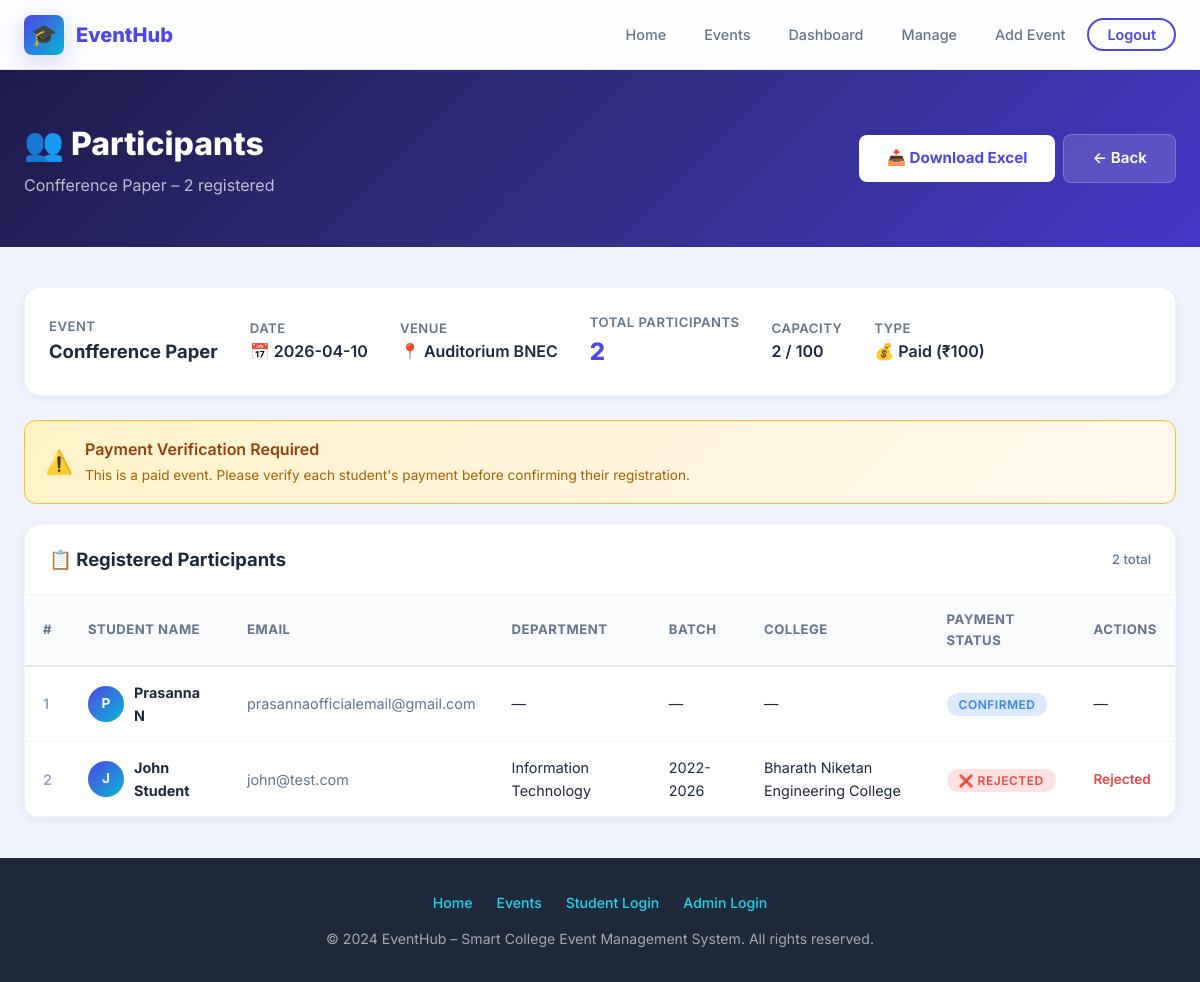
The app's page /participants/3 (signed in) with its own data.
### tables this page shows
CREATE TABLE events (
        event_id INTEGER PRIMARY KEY AUTOINCREMENT,
        event_name TEXT NOT NULL,
        description TEXT,
        date TEXT,
        time TEXT,
        venue TEXT,
        poster TEXT,
        limit_enabled INTEGER DEFAULT 0,
        max_participants INTEGER,
        is_paid INTEGER DEFAULT 0,
        price INTEGER,
        upi_id TEXT,
        payment_qr TEXT
    );

CREATE TABLE registrations (
        reg_id INTEGER PRIMARY KEY AUTOINCREMENT,
        user_id INTEGER NOT NULL,
        event_id INTEGER NOT NULL,
        payment_status TEXT DEFAULT 'pending',
        FOREIGN KEY (user_id) REFERENCES users(id),
        FOREIGN KEY (event_id) REFERENCES events(event_id)
    );

CREATE TABLE users (
        id INTEGER PRIMARY KEY AUTOINCREMENT,
        name TEXT NOT NULL,
        email TEXT UNIQUE NOT NULL,
        password TEXT NOT NULL,
        role TEXT DEFAULT 'student'
    , department TEXT DEFAULT "", batch TEXT DEFAULT "", college_name TEXT DEFAULT "");

### app.py (the view)
@app.route('/participants/<int:event_id>')
@admin_required
def participants(event_id):
    conn = get_db()
    event = conn.execute('SELECT * FROM events WHERE event_id = ?', (event_id,)).fetchone()
    participant_list = conn.execute('''
        SELECT u.name, u.email, u.department, u.batch, u.college_name,
               r.payment_status, r.reg_id
        FROM registrations r
        JOIN users u ON r.user_id = u.id
        WHERE r.event_id = ?
        ORDER BY r.reg_id ASC
    ''', (event_id,)).fetchall()
    conn.close()
    return render_template('participants.html', event=event, participants=participant_list)

### app.py (called while the page is built)
def get_db():
    conn = sqlite3.connect('database.db')
    conn.row_factory = sqlite3.Row
    return conn

def admin_required(f):
    @wraps(f)
    def decorated(*args, **kwargs):
        if 'user_id' not in session or session.get('role') != 'admin':
            flash('Admin access required.', 'danger')
            return redirect(url_for('admin_login'))
        return f(*args, **kwargs)
    return decorated

@app.context_processor
def inject_user():
    if 'user_id' in session:
        return {
            'logged_in': True,
            'user_name': session.get('user_name', ''),
            'user_role': session.get('role', 'student')
        }
    return {'logged_in': False, 'user_name': '', 'user_role': ''}

### templates/participants.html (shortened to what this page needs)
{% extends 'base.html' %}
{% block content %}
<div class="page-header">
    <div class="container">
        <div class="page-header-content">
            <div>
                <h1>👥 Participants</h1>
                <p>{{ event.event_name }} – {{ participants|length }} registered</p>
            </div>
            <div class="action-group">
                <a href="{{ url_for('download_participants', event_id=event.event_id) }}"
                   class="btn btn-white">
                    📥 Download Excel
                </a>
                <a href="{{ url_for('manage_events') }}" class="btn btn-ghost">← Back</a>
            </div>
        </div>
    </div>
</div>
<section class="page-section">
    <div class="container">
        <div class="card mb-3">
            <div class="card-body">
                <div style="display: flex; gap: 32px; flex-wrap: wrap; align-items: center;">
                    <div>
                        <p style="font-size: 0.82rem; color: var(--text-secondary); text-transform: uppercase; font-weight: 600; letter-spacing: 0.5px;">Event</p>
                        <p style="font-size: 1.15rem; font-weight: 700;">{{ event.event_name }}</p>
                    </div>
                    {% if event.date %}
                    <div>
                        <p style="font-size: 0.82rem; color: var(--text-secondary); text-transform: uppercase; font-weight: 600; letter-spacing: 0.5px;">Date</p>
                        <p style="font-weight: 600;">📅 {{ event.date }}</p>
                    </div>
                    {% endif %}
                    {% if event.venue %}
                    <div>
                        <p style="font-size: 0.82rem; color: var(--text-secondary); text-transform: uppercase; font-weight: 600; letter-spacing: 0.5px;">Venue</p>
                        <p style="font-weight: 600;">📍 {{ event.venue }}</p>
                    </div>
                    {% endif %}
                    <div>
                        <p style="font-size: 0.82rem; color: var(--text-secondary); text-transform: uppercase; font-weight: 600; letter-spacing: 0.5px;">Total Participants</p>
                        <p style="font-size: 1.5rem; font-weight: 800; color: var(--primary);">{{ participants|length }}</p>
                    </div>
                    {% if event.limit_enabled %}
                    <div>
                        <p style="font-size: 0.82rem; color: var(--text-secondary); text-transform: uppercase; font-weight: 600; letter-spacing: 0.5px;">Capacity</p>
                        <p style="font-weight: 600;">{{ participants|length }} / {{ event.max_participants }}</p>
                    </div>
                    {% endif %}
                    <div>
                        <p style="font-size: 0.82rem; color: var(--text-secondary); text-transform: uppercase; font-weight: 600; letter-spacing: 0.5px;">Type</p>
                        <p style="font-weight: 600;">{% if event.is_paid %}💰 Paid (₹{{ event.price }}){% else %}✨ Free{% endif %}</p>
                    </div>
                </div>
            </div>
        </div>
        {% if event.is_paid %}
        <div style="background: linear-gradient(135deg, #fef3c7, #fff7ed); border: 1px solid #fbbf24; border-radius: var(--radius-md); padding: 16px 20px; margin-bottom: 20px; display: flex; align-items: center; gap: 12px;">
            <span style="font-size: 1.4rem;">⚠️</span>
            <div>
                <p style="font-weight: 600; color: #92400e; margin-bottom: 2px;">Payment Verification Required</p>
                <p style="font-size: 0.85rem; color: #a16207;">This is a paid event. Please verify each student's payment before confirming their registration.</p>
            </div>
        </div>
        {% endif %}
        {% if participants %}
            <div class="card">
                <div class="card-header">
                    <h3>📋 Registered Participants</h3>
                    <span class="participant-count">{{ participants|length }} total</span>
                </div>
                <div class="table-wrapper">
                    <table class="data-table" id="participantsTable">
                        <thead>
                            <tr>
                                <th>#</th>
                                <th>Student Name</th>
                                <th>Email</th>
                                <th>Department</th>
                                <th>Batch</th>
                                <th>College</th>
                                {% if event.is_paid %}
                                    <th>Payment Status</th>
                                    <th>Actions</th>
                                {% endif %}
                            </tr>
                        </thead>
                        <tbody>
                            {% for p in participants %}
                                <tr class="fade-in">
                                    <td style="font-weight: 600; color: var(--text-muted);">{{ loop.index }}</td>
                                    <td>
                                        <div style="display: flex; align-items: center; gap: 10px;">
                                            <div style="width: 36px; height: 36px; border-radius: 50%; background: linear-gradient(135deg, var(--primary), var(--accent)); display: flex; align-items: center; justify-content: center; color: white; font-weight: 700; font-size: 0.85rem; flex-shrink: 0;">
                                                {{ p.name[0]|upper }}
                                            </div>
                                            <strong>{{ p.name }}</strong>
                                        </div>
                                    </td>
                                    <td style="color: var(--text-secondary);">{{ p.email }}</td>
                                    <td>{{ p.department or '—' }}</td>
                                    <td>{{ p.batch or '—' }}</td>
                                    <td>{{ p.college_name or '—' }}</td>
                                    {% if event.is_paid %}
                                        <td>
                                            {% if p.payment_status == 'verified' %}
                                                <span class="badge badge-free">✅ Verified</span>
                                            {% elif p.payment_status == 'pending' %}
                                                <span class="badge badge-paid">⏳ Pending</span>
                                            {% elif p.payment_status == 'rejected' %}
                                                <span class="badge badge-full">❌ Rejected</span>
                                            {% elif p.payment_status == 'not_required' %}
                                                <span class="badge badge-open">— N/A</span>
                                            {% else %}
                                                <span class="badge badge-open">{{ p.payment_status }}</span>
                                            {% endif %}
                                        </td>
                                        <td>
                                            {% if p.payment_status == 'pending' %}
                                                <div class="actions">
                                                    <form method="POST" action="{{ url_for('verify_payment', reg_id=p.reg_id) }}" style="display:inline;">
                                                        <button type="submit" class="btn btn-sm btn-success" title="Verify Payment">
                                                            ✅ Verify
                                                        </button>
                                                    </form>
                                                    <form method="POST" action="{{ url_for('reject_payment', reg_id=p.reg_id) }}" class="delete-form" style="display:inline;">
                                                        <button type="submit" class="btn btn-sm btn-danger" title="Reject Payment">
                                                            ❌ Reject
                                                        </button>
                                                    </form>
                                                </div>
                                            {% elif p.payment_status == 'verified' %}
                                                <span style="color: var(--success); font-weight: 600; font-size: 0.85rem;">Confirmed</span>
                                            {% elif p.payment_status == 'rejected' %}
                                                <span style="color: var(--danger); font-weight: 600; font-size: 0.85rem;">Rejected</span>
                                            {% else %}
                                                —
                                            {% endif %}
                                        </td>
                                    {% endif %}
                                </tr>
                            {% endfor %}
                        </tbody>
                    </table>
                </div>
            </div>
        {% endif %}
    </div>
</section>
{% endblock %}

### static/css/style.css (style rules this page uses)
:root { --primary: #4f46e5; --primary-light: #6366f1; --primary-lighter: #818cf8; --primary-dark: #3730a3; --primary-glow: rgba(79, 70, 229, 0.15); --accent: #06b6d4; --accent-light: #22d3ee; --accent-dark: #0891b2; --secondary: #7c3aed; --secondary-light: #a78bfa; --success: #10b981; --success-light: #d1fae5; --warning: #f59e0b; --warning-light: #fef3c7; --danger: #ef4444; --danger-light: #fee2e2; --info: #3b82f6; --info-light: #dbeafe; --bg-body: #f0f4ff; --bg-card: #ffffff; --bg-card-hover: #fafbff; --text-primary: #1e293b; --text-secondary: #64748b; --text-muted: #94a3b8; --border: #e2e8f0; --border-light: #f1f5f9; --shadow-sm: 0 1px 3px rgba(0, 0, 0, 0.06), 0 1px 2px rgba(0, 0, 0, 0.04); --shadow-md: 0 4px 16px rgba(0, 0, 0, 0.08); --shadow-lg: 0 10px 40px rgba(0, 0, 0, 0.1); --shadow-xl: 0 20px 60px rgba(0, 0, 0, 0.12); --shadow-primary: 0 8px 30px rgba(79, 70, 229, 0.25); --shadow-card: 0 2px 12px rgba(0, 0, 0, 0.06); --radius-sm: 8px; --radius-md: 12px; --radius-lg: 16px; --radius-xl: 24px; --radius-full: 9999px; --transition: all 0.3s cubic-bezier(0.4, 0, 0.2, 1); --transition-fast: all 0.15s ease; --navbar-height: 70px; --max-width: 1280px; }
*, *::before, *::after { margin: 0; padding: 0; box-sizing: border-box; }
html { scroll-behavior: smooth; -webkit-font-smoothing: antialiased; -moz-osx-font-smoothing: grayscale; }
body { font-family: 'Inter', -apple-system, BlinkMacSystemFont, 'Segoe UI', sans-serif; background: var(--bg-body); color: var(--text-primary); line-height: 1.6; min-height: 100vh; display: flex; flex-direction: column; overflow-x: hidden; }
a { text-decoration: none; color: inherit; transition: var(--transition); }
.container { max-width: var(--max-width); margin: 0 auto; padding: 0 24px; }
.page-section { padding: 40px 0; }
.btn { display: inline-flex; align-items: center; justify-content: center; gap: 8px; padding: 12px 28px; border-radius: var(--radius-sm); font-family: inherit; font-size: 0.95rem; font-weight: 600; border: none; cursor: pointer; transition: var(--transition); text-decoration: none; line-height: 1.5; }
.btn-white { background: white; color: var(--primary); font-weight: 700; }
.btn-ghost { background: rgba(255, 255, 255, 0.15); color: white; backdrop-filter: blur(10px); border: 1px solid rgba(255, 255, 255, 0.2); }
.badge { padding: 4px 12px; border-radius: var(--radius-full); font-size: 0.75rem; font-weight: 600; text-transform: uppercase; letter-spacing: 0.5px; }
.badge-full { background: var(--danger-light); color: var(--danger); }
.badge-open { background: var(--info-light); color: var(--info); }
.card { background: var(--bg-card); border-radius: var(--radius-lg); box-shadow: var(--shadow-card); border: 1px solid var(--border-light); overflow: hidden; }
.card-header { padding: 20px 24px; border-bottom: 1px solid var(--border-light); display: flex; align-items: center; justify-content: space-between; }
.card-header h3 { font-size: 1.15rem; font-weight: 700; }
.card-body { padding: 24px; }
.table-wrapper { overflow-x: auto; border-radius: var(--radius-md); }
.data-table { width: 100%; border-collapse: collapse; }
.data-table th { background: #f8fafc; padding: 14px 18px; text-align: left; font-size: 0.82rem; font-weight: 700; text-transform: uppercase; letter-spacing: 0.5px; color: var(--text-secondary); border-bottom: 2px solid var(--border); }
.data-table td { padding: 14px 18px; border-bottom: 1px solid var(--border-light); font-size: 0.9rem; color: var(--text-primary); }
.data-table tbody tr { transition: var(--transition-fast); }
.page-header { background: linear-gradient(135deg, #1e1b4b, #312e81, #4338ca); padding: 48px 0; margin-bottom: 0; }
.page-header-content { display: flex; align-items: center; justify-content: space-between; }
.page-header h1 { font-size: 2rem; font-weight: 800; color: white; margin-bottom: 4px; }
.page-header p { color: rgba(255, 255, 255, 0.7); font-size: 1rem; }
.participant-count { display: inline-flex; align-items: center; gap: 4px; font-size: 0.82rem; color: var(--text-secondary); font-weight: 500; }
.mb-3 { margin-bottom: 24px; }
.fade-in { animation: fadeInUp 0.6s ease forwards; opacity: 0; }
.fade-in:nth-child(1) { animation-delay: 0.05s; }
.fade-in:nth-child(2) { animation-delay: 0.1s; }
.action-group { display: flex; gap: 8px; align-items: center; }

### records on screen
events: event_name "Confference Paper", date "2026-04-10", venue "Auditorium BNEC", max_participants "100", price "100"
registrations: name "P", name "Prasanna N", email "prasannaofficialemail@gmail.com", department "—", batch "—", college_name "—", payment_status "CONFIRMED"
registrations: name "J", name "John Student", email "john@test.com", department "Information Technology", batch "2022-2026", college_name "Bharath Niketan Engineering College", payment_status "❌ REJECTED"

### other values on screen
{{ participants|length }} "2"
